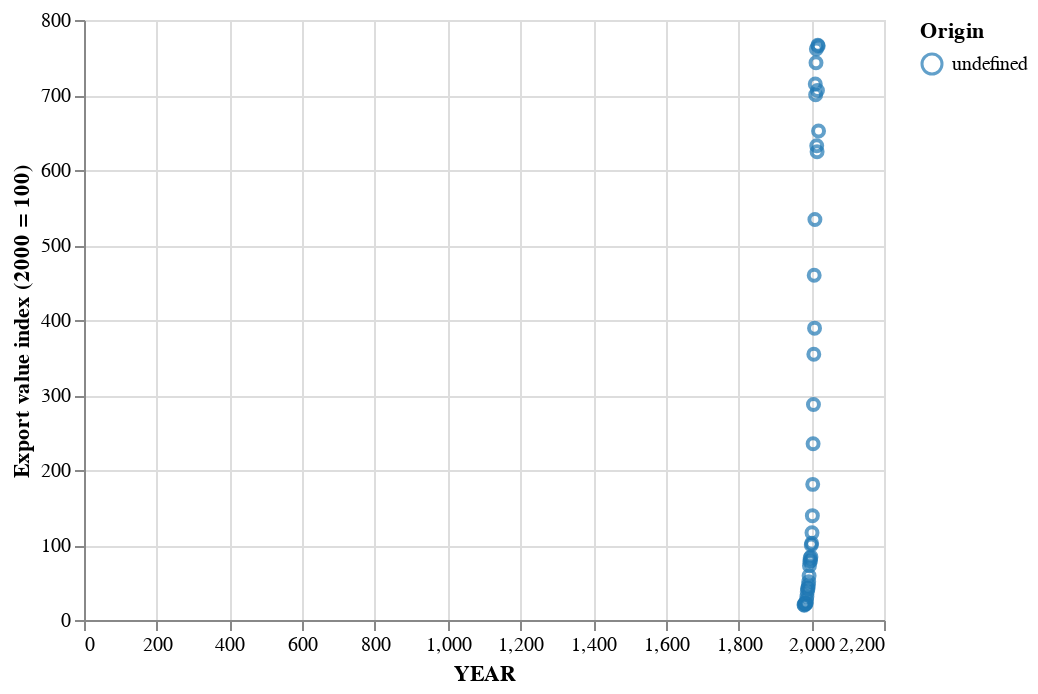

Source (notebook cell):
### Code cell
import altair as alt
import pandas as pd

data = pd.read_csv('Indian-Export.csv')

alt.Chart(data).mark_point().encode(
    x='YEAR',
    y='Export value index (2000 = 100)',
    color=alt.Color('Origin:N', scale=alt.Scale(scheme='category10')),
).interactive()
